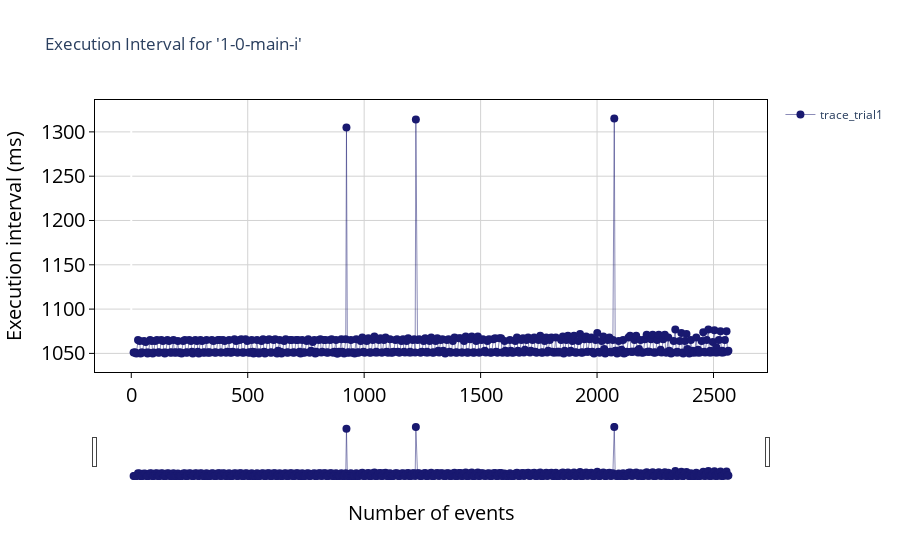
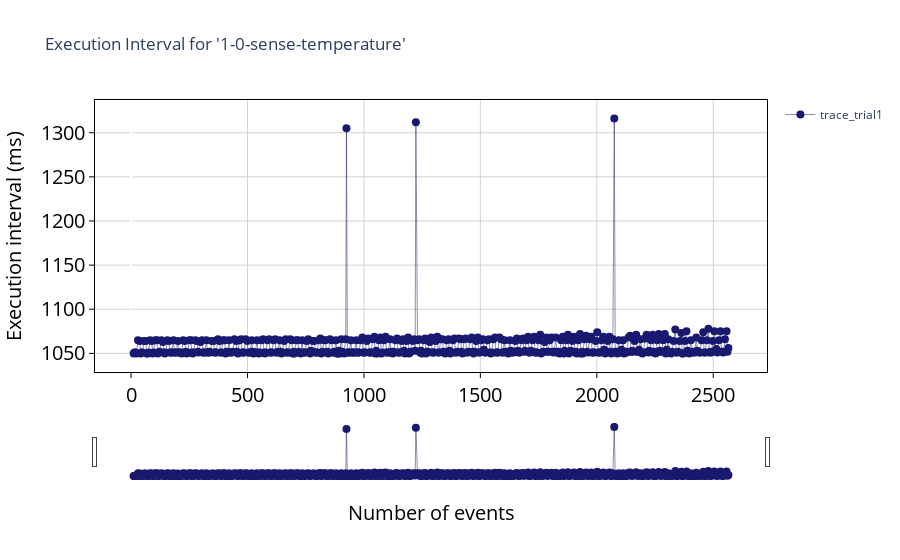
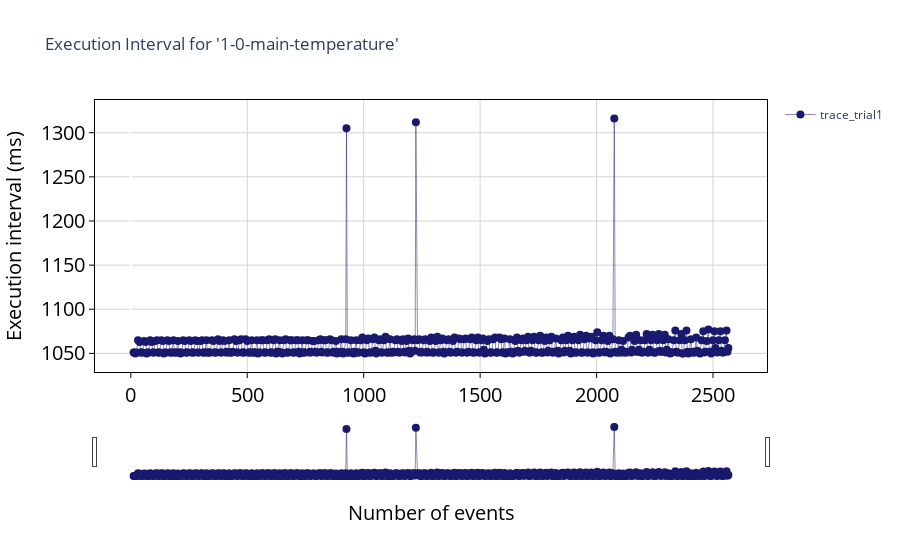
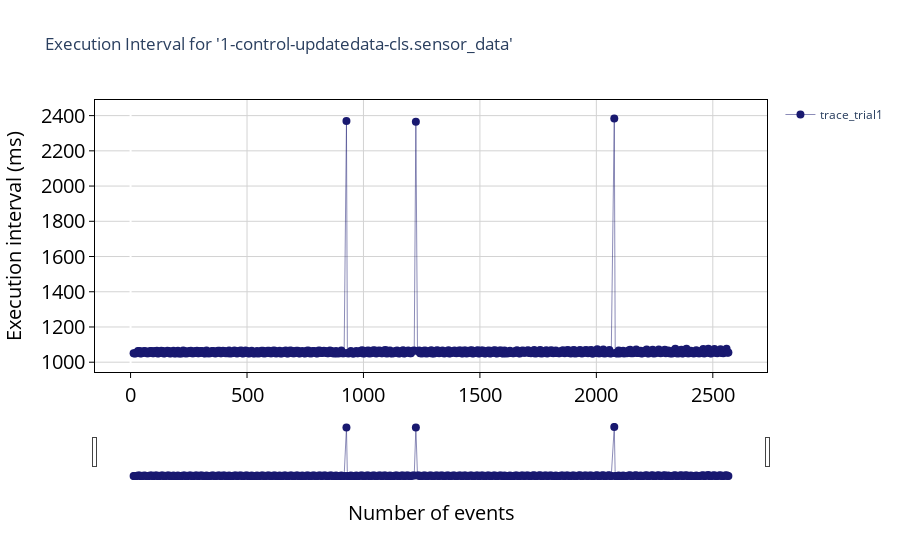

The notebook cell saved with these charts, in order:
### Markdown cell above
### Generate execution interval plots

### Code cell
### plot the data
plot_list = plot_execution_interval_single(to_plot, is_xticks=False)
for plot in plot_list:
    plot.show()

### Figure 1 — Plotly figure (JSON) as saved in the notebook; plotly's stock layout.template omitted (floating-point values rounded to 4 significant figures; data arrays with more than 128 entries replaced by an {"elided": "..."} marker saying what was removed)
{"data": [{"line": {"width": 0.5}, "marker": {"color": "midnightblue", "size": 8}, "mode": "lines+markers", "name": "trace_trial1", "showlegend": true, "type": "scatter", "x": {"elided": "500 int values"}, "y": {"elided": "500 int values"}}], "layout": {"autosize": true, "plot_bgcolor": "rgba(0,0,0,0)", "title": {"text": "Execution Interval for '1-0-main-i'"}, "xaxis": {"color": "black", "gridcolor": "lightgrey", "linecolor": "black", "mirror": true, "rangeslider": {"visible": true}, "showline": true, "tickfont": {"size": 20}, "ticks": "outside", "title": {"font": {"size": 20}, "text": "Number of events"}, "type": "linear"}, "yaxis": {"color": "black", "gridcolor": "lightgrey", "linecolor": "black", "mirror": true, "showline": true, "tickfont": {"size": 20}, "ticks": "outside", "title": {"font": {"size": 20}, "text": "Execution interval (ms)"}}}}

### Figure 2 — Plotly figure (JSON) as saved in the notebook; plotly's stock layout.template omitted (floating-point values rounded to 4 significant figures; data arrays with more than 128 entries replaced by an {"elided": "..."} marker saying what was removed)
{"data": [{"line": {"width": 0.5}, "marker": {"color": "midnightblue", "size": 8}, "mode": "lines+markers", "name": "trace_trial1", "showlegend": true, "type": "scatter", "x": {"elided": "500 int values"}, "y": {"elided": "500 int values"}}], "layout": {"autosize": true, "plot_bgcolor": "rgba(0,0,0,0)", "title": {"text": "Execution Interval for '1-0-sense-temperature'"}, "xaxis": {"color": "black", "gridcolor": "lightgrey", "linecolor": "black", "mirror": true, "rangeslider": {"visible": true}, "showline": true, "tickfont": {"size": 20}, "ticks": "outside", "title": {"font": {"size": 20}, "text": "Number of events"}, "type": "linear"}, "yaxis": {"color": "black", "gridcolor": "lightgrey", "linecolor": "black", "mirror": true, "showline": true, "tickfont": {"size": 20}, "ticks": "outside", "title": {"font": {"size": 20}, "text": "Execution interval (ms)"}}}}

### Figure 3 — Plotly figure (JSON) as saved in the notebook; plotly's stock layout.template omitted (floating-point values rounded to 4 significant figures; data arrays with more than 128 entries replaced by an {"elided": "..."} marker saying what was removed)
{"data": [{"line": {"width": 0.5}, "marker": {"color": "midnightblue", "size": 8}, "mode": "lines+markers", "name": "trace_trial1", "showlegend": true, "type": "scatter", "x": {"elided": "500 int values"}, "y": {"elided": "500 int values"}}], "layout": {"autosize": true, "plot_bgcolor": "rgba(0,0,0,0)", "title": {"text": "Execution Interval for '1-0-main-temperature'"}, "xaxis": {"color": "black", "gridcolor": "lightgrey", "linecolor": "black", "mirror": true, "rangeslider": {"visible": true}, "showline": true, "tickfont": {"size": 20}, "ticks": "outside", "title": {"font": {"size": 20}, "text": "Number of events"}, "type": "linear"}, "yaxis": {"color": "black", "gridcolor": "lightgrey", "linecolor": "black", "mirror": true, "showline": true, "tickfont": {"size": 20}, "ticks": "outside", "title": {"font": {"size": 20}, "text": "Execution interval (ms)"}}}}

### Figure 4 — Plotly figure (JSON) as saved in the notebook; plotly's stock layout.template omitted (floating-point values rounded to 4 significant figures; data arrays with more than 128 entries replaced by an {"elided": "..."} marker saying what was removed)
{"data": [{"line": {"width": 0.5}, "marker": {"color": "midnightblue", "size": 8}, "mode": "lines+markers", "name": "trace_trial1", "showlegend": true, "type": "scatter", "x": {"elided": "497 int values"}, "y": {"elided": "497 int values"}}], "layout": {"autosize": true, "plot_bgcolor": "rgba(0,0,0,0)", "title": {"text": "Execution Interval for '1-control-updatedata-cls.sensor_data'"}, "xaxis": {"color": "black", "gridcolor": "lightgrey", "linecolor": "black", "mirror": true, "rangeslider": {"visible": true}, "showline": true, "tickfont": {"size": 20}, "ticks": "outside", "title": {"font": {"size": 20}, "text": "Number of events"}, "type": "linear"}, "yaxis": {"color": "black", "gridcolor": "lightgrey", "linecolor": "black", "mirror": true, "showline": true, "tickfont": {"size": 20}, "ticks": "outside", "title": {"font": {"size": 20}, "text": "Execution interval (ms)"}}}}
